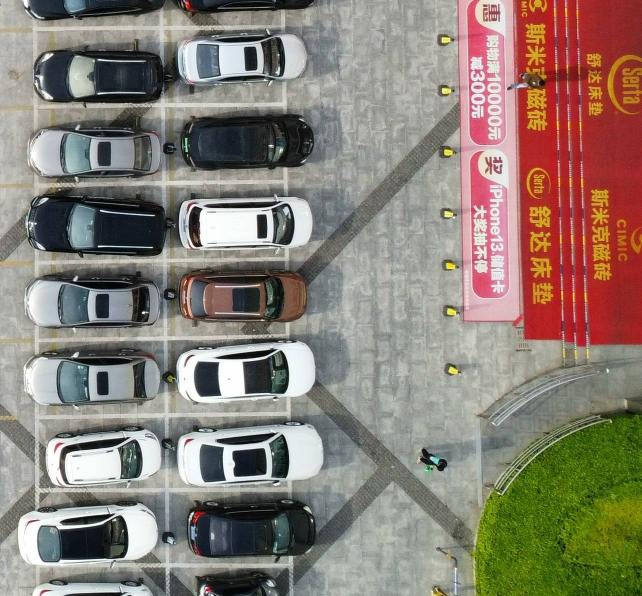
#> input picture Pyt/IMG3.jpg, 1284 x 1192 px (shown at 1/2 size)
$ python ParkSpacePick3.py
#> lines starting #> are read from the running program, lines starting #| are printed output that depends on the picture
from enum import unique
import cv2
import pickle
from collections import defaultdict

width, height = 150,80

try:
    with open('CarParkPos3', 'rb') as f:
        posList3 = pickle.load(f)
except:
    posList3 = []


def mouseClick(events, x, y, flags, params):

    if events == cv2.EVENT_LBUTTONDOWN:
        posList3.append((x, y))

    if events == cv2.EVENT_RBUTTONDOWN:
        for i, pos in enumerate(posList3):
            x1, y1 = pos
            if x1 < x < x1 + width and y1 < y < y1 + height:
                posList3.pop(i)

    with open('CarParkPos3', 'wb') as f:
        pickle.dump(posList3, f)


while True:
    img2 = cv2.imread('IMG3.jpg')
#> img2 is the input picture: shape (1192, 1284, 3); mean B, G, R 116.2, 126.9, 137.5
    img = cv2.resize(img2, (700, 700))
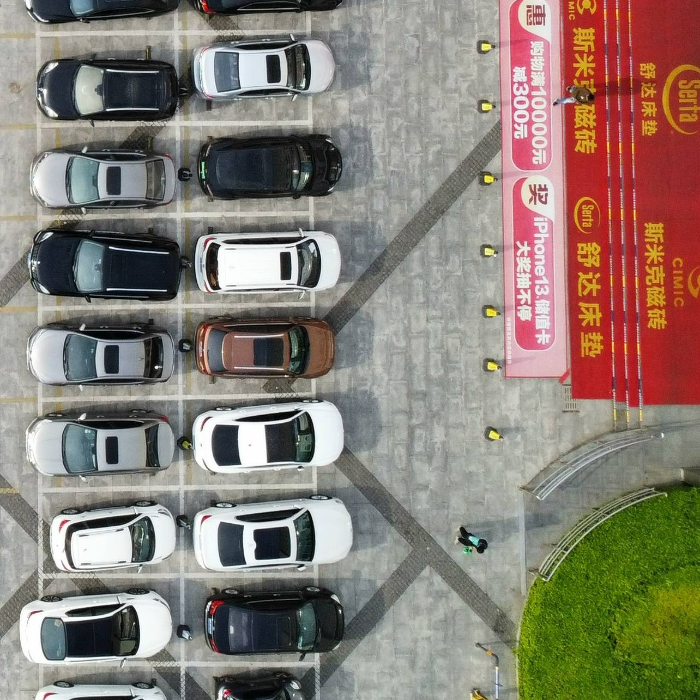
#> img: shape (700, 700, 3); mean B, G, R 116, 126.8, 137.3
    for pos in posList3:
        cv2.rectangle(img, pos, (pos[0] + width,
                      pos[1] + height), (255, 0, 255), 2)

    cv2.imshow("Image", img)
    cv2.setMouseCallback("Image", mouseClick)
    if cv2.waitKey(10) & 0xFF == ord('d'):  # 0xFF is used to check if the key is pressed
#> (key Esc is pressed here)
        newlist = posList3
        #print("The Value : " + str(newlist))
        temps = defaultdict(lambda: len(temps))

        UniqueID3 = [temps[ele] for ele in newlist]
        #print()
       # print("The ID : " + str(UniqueID3))
        with open('UniqueID3', 'wb') as f:
            pickle.dump(UniqueID3, f)

        break

$ run again, with Pyt/IMG2.png saved as Pyt/IMG3.jpg
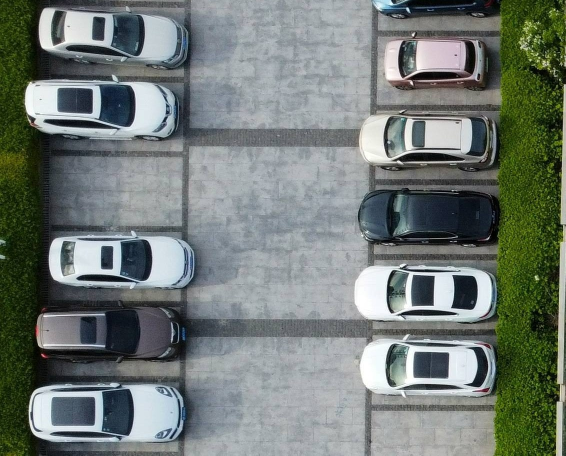
#> input picture Pyt/IMG2.png, 1131 x 911 px (shown at 1/2 size)
#> img2 is the input picture: shape (911, 1131, 3); mean B, G, R 116.8, 122, 113.7
#> `img = cv2.resize(img2, (700, 700))`:
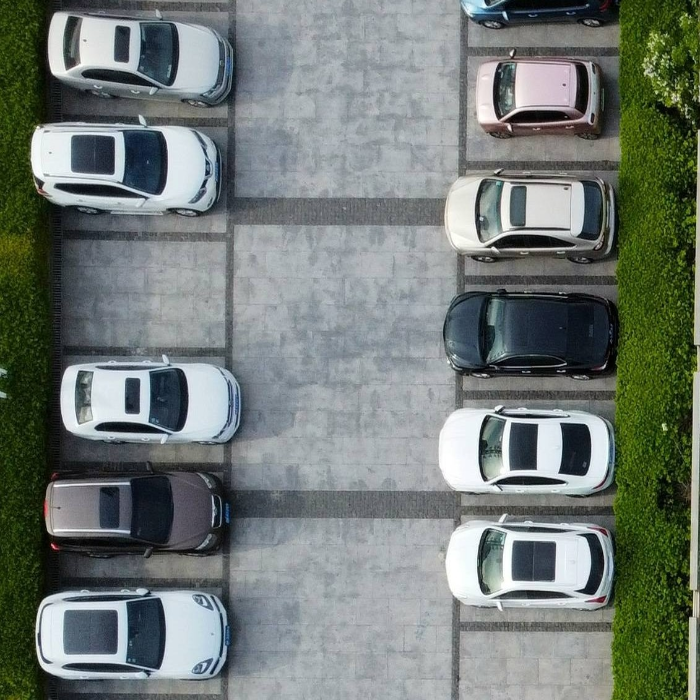
#> img: shape (700, 700, 3); mean B, G, R 116.7, 121.9, 113.5

$ run again, with Pyt/carParkImg.png saved as Pyt/IMG3.jpg
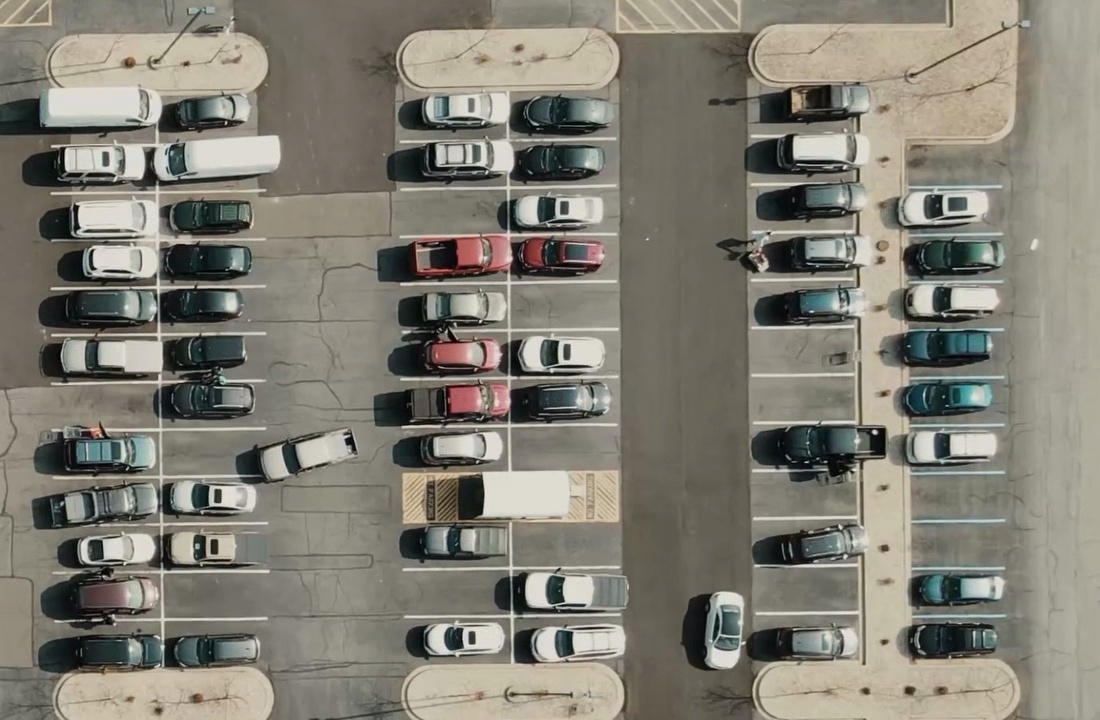
#> input picture Pyt/carParkImg.png, 1100 x 720 px
#> img2 is the input picture: shape (720, 1100, 3); mean B, G, R 115.8, 126.7, 129.6
#> `img = cv2.resize(img2, (700, 700))`:
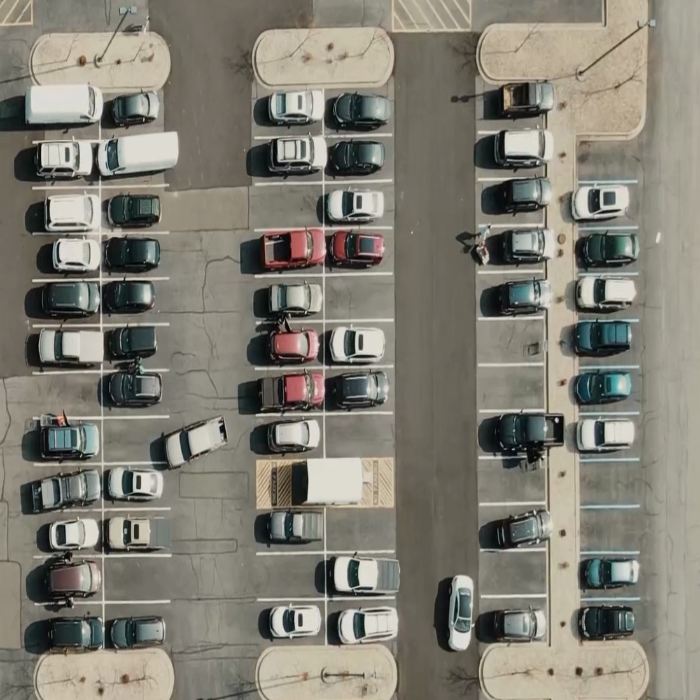
#> img: shape (700, 700, 3); mean B, G, R 115.7, 126.6, 129.5
